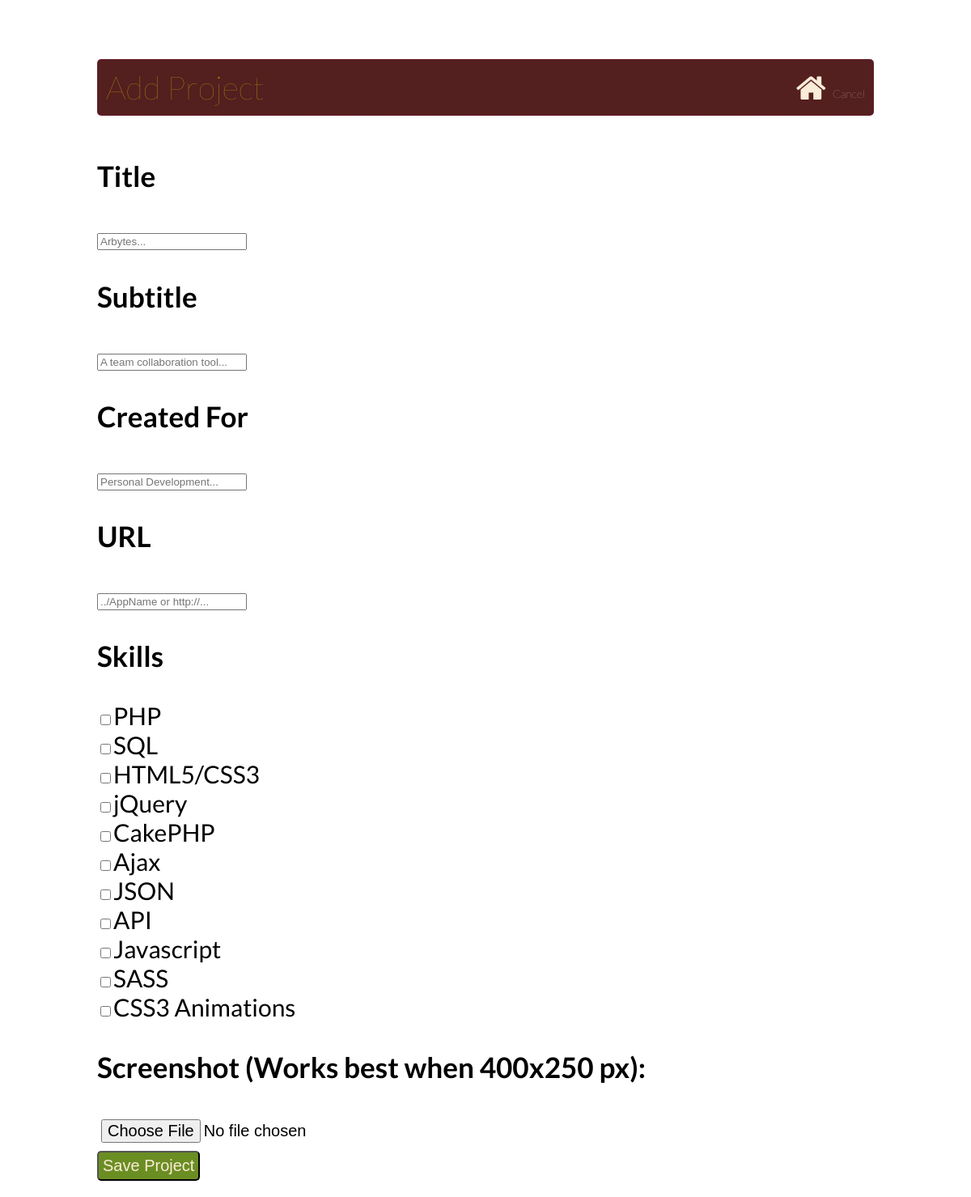
The page /admin/index.php?add_project (signed in) on the database its author committed.
### tables this page shows
CREATE TABLE IF NOT EXISTS `skills` (
  `id` int(11) NOT NULL,
  `name` varchar(20) NOT NULL
);

### admin/index.php (the view, shortened to what this page needs)
<?php include("inc/header.php");  ?>
<?php
if(isset($_GET['submit_content'])){
    $new_email=$_POST['email'];
    $new_about=$_POST['about'];
    $insert_content = "UPDATE main_content SET email = '{$new_email}', about = '{$new_about}' WHERE id = 5 ";
    $content_result = mysqli_query($connection, $insert_content);
    if($content_result){ $_SESSION['message']="Main Content Updated!"; redirect_to('index.php'); }else{ $_SESSION['message']="Could not update main content"; redirect_to('index.php'); }
 }elseif(isset($_GET['delete_project'])){
    echo "We're sorry -  You're stuck with this forever.";
 }elseif(isset($_GET['add_project'])){ ?>
    <h4>Add Project <span class="right"> <a title="Show Link Title" href="index.php?edit_projects"><i class="fa fa-home"></i> <span class="small"> Cancel</span>
</a> </span></h4>
        <form action="new_project.php" method="post" enctype="multipart/form-data">
        <h3>Title</h3>
        <input type="text" name="title" id="title" value="" placeholder="Arbytes..." />
        <h3>Subtitle</h3>
        <input type="text" name="subtitle" id="subtitle" value="" placeholder="A team collaboration tool..." />
        <h3>Created For</h3>
        <input type="text" name="createdfor" id="createdfor" value="" placeholder="Personal Development..." />
        <h3>URL</h3>
        <input type="text" name="url" id="url" value="" placeholder="../AppName or http://..." />
        <br/>
        <h3>Skills</h3>
        <?php
    $skill_query  = "SELECT * FROM skills";
    $skill_result = mysqli_query($connection, $skill_query);
    $skill_num_rows = mysqli_num_rows($skill_result);
    if($skill_num_rows>=1){
        foreach($skill_result as $skill_show){
            echo "<input type='checkbox' name='skill[]' value='{$skill_show['id']}'>".$skill_show['name']."<br/>";
        }
    }else{ echo "You have no skills! You can edit this project to add skills later."; }
         ?>
        <h3>Screenshot (Works best when 400x250 px):</h3>
        <input type="file" name="image" id="fileToUpload"><br/>
        <input type="submit" value="Save Project" name="submit">
    </form>
    <?php  } ?>
<?php include("inc/footer.php"); ?>

### admin/css/style.css (style rules this page uses)
body { background: white; margin: 0; font-size: 20px; font-family: Lato, sans-serif; }
input[type="submit"] { cursor: pointer; font-size: 20px; padding: 5px; border-radius: 5px; background-color: olivedrab; color: antiquewhite; }
input[type="file"] { cursor: pointer; font-size: 20px; padding: 5px; border-radius: 5px; color: black; }
a { text-decoration: none; color: #8D3014; }
h4 { font-weight: 100; color: darkgoldenrod; background: rgba(65,7,7,.9); padding: 10px; border-radius: 5px; border: 1px dotted rgba(255,55,140,.3); clear: both; }
h4 a { color: antiquewhite; }
.right { float: right; }
.small { font-size: 14px; position: relative; top: -2px; }
@media only screen and (max-device-width: 800px) { body { font-size: 30px; } }
@media only screen and (max-device-width: 800px) { h4 { font-size: 40px; } }

### rows shown on the page
skills: name "PHP"
skills: name "SQL"
skills: name "HTML5/CSS3"
skills: name "jQuery"
skills: name "CakePHP"
skills: name "Ajax"
skills: name "JSON"
skills: name "API"
skills: name "Javascript"
skills: name "SASS"
skills: name "CSS3 Animations"
